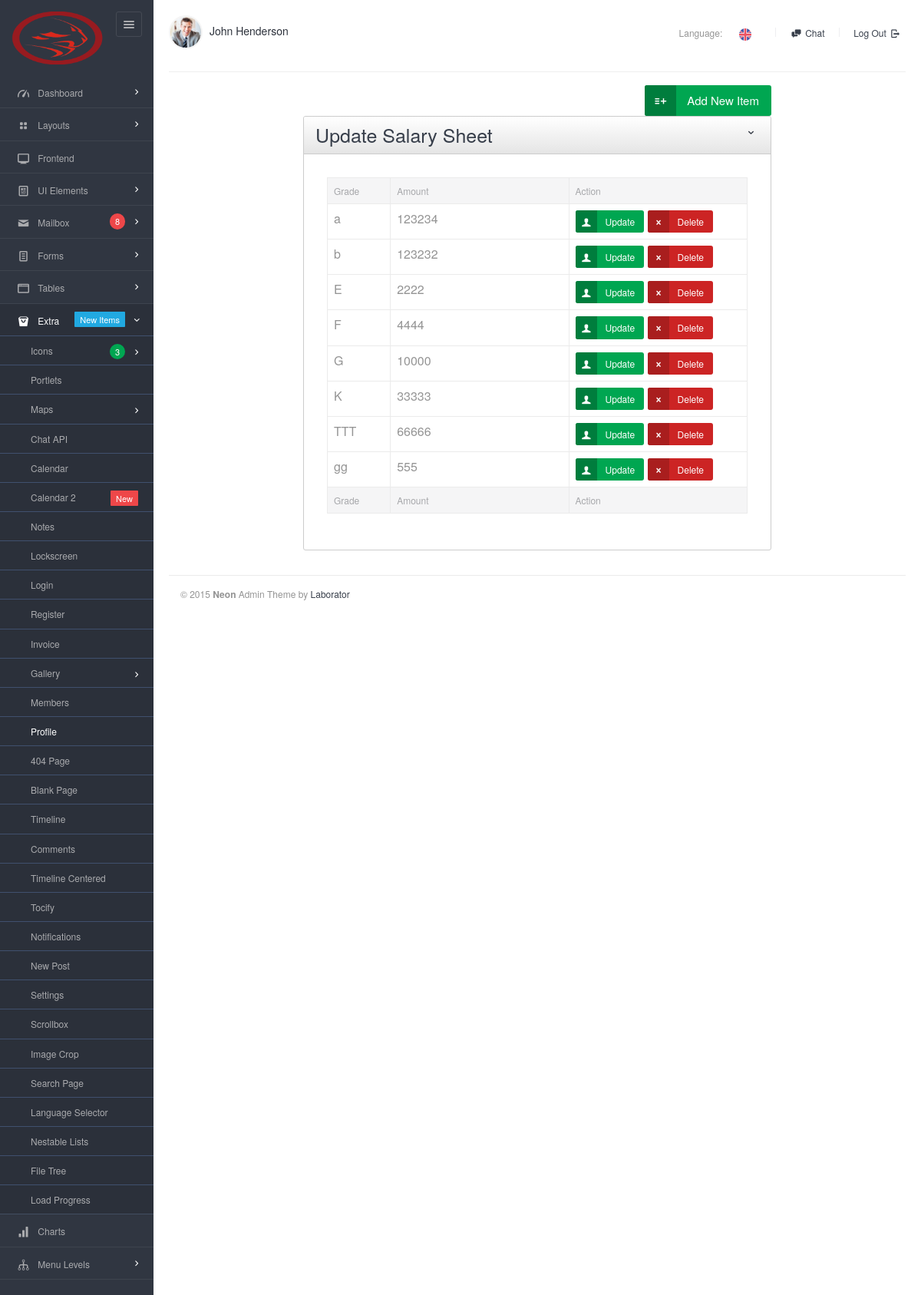
Page /views/salary/index.php on the committed database.
### tables this page shows
CREATE TABLE `salary_sheet` (
  `id` int(11) NOT NULL,
  `title` varchar(255) DEFAULT NULL,
  `amount` float DEFAULT NULL
);

### views/salary/index.php (the view, shortened to what the rows shown need)
<?php
$objEmployee = new Employee();
$allData = $objEmployee->index();
$allData1 = $objEmployee->salarysheet();
?>
<!DOCTYPE html>
<html lang="en">
<head>
    <link rel="stylesheet" href="../../assets/js/jquery-ui/css/no-theme/jquery-ui-1.10.3.custom.min.css">
    <link rel="stylesheet" href="../../assets/css/font-icons/entypo/css/entypo.css">
    <link rel="stylesheet" href="../../assets/css/bootstrap.css">
    <link rel="stylesheet" href="../../assets/css/core.css">
    <link rel="stylesheet" href="../../assets/css/theme.css">
    <link rel="stylesheet" href="../../assets/css/forms.css">
    <link rel="stylesheet" href="../../assets/css/custom.css">
    <link rel="stylesheet" href="../../assets/css/sabuj.css">
</head>
<body class="page-body" data-url="http://neon.dev">
<div class="page-container">
    <div class="main-content">
        <form role="form" action="../employees/store.php" method="post" enctype="multipart/form-data" class="form-horizontal form-groups-bordered">
            <div class="col-md-8 col-sm-offset-2">
                <div class="panel panel-gradient" data-collapsed="0">
                    <div class="panel-heading">
                        <div class="panel-title"><h2> Update Salary Sheet</h2></div>
                    </div>
                    <div class="panel-body">
                        <div class="panel-body">
                            <table class="table table-bordered datatable" id="table-1">
                                <thead>
                                <tr>
                                    <th class="col-lg-1">Grade</th>
                                    <th class="col-lg-3">Amount</th>
                                    <th class="col-lg-3">Action</th>
                                </tr>
                                </thead>
                                <tbody>
                                <?php foreach($allData1 as $data){?>
                                <tr class="odd gradeX">
                                    <td><?php echo $data['title']?></td>
                                    <td><?php echo $data['amount']?></td>
                                    <td>
                                        <a href="update.php?id=<?php echo $allData->id?>" class="btn btn-success btn-md btn-icon icon-left" role="button">
                                            <i class="entypo-user"></i>
                                            Update
                                        </a>
                                        <a href="delete.php?id=<?php echo $allData->id?>" class="btn btn-danger btn-md btn-icon icon-left" role="button">
                                            <i class="entypo-cancel"></i>
                                            Delete
                                        </a>
                                    </td>
                                    <?php }?>
                                </tr>
                                </tbody>
                                <tfoot>
                                <tr>
                                    <th class="col-lg-1">Grade</th>
                                    <th class="col-lg-3">Amount</th>
                                    <th class="col-lg-3">Action</th>
                                </tfoot>
                            </table>
                        </div>
                    </div>
                </div>
            </div>
        </form>
    </div>
    <link rel="stylesheet" href="../../assets/js/selectboxit/jquery.selectBoxIt.css">
</body>
</html>

### rows in the picture
salary_sheet: title "a", amount "123234"
salary_sheet: title "b", amount "123232"
salary_sheet: title "E", amount "2222"
salary_sheet: title "F", amount "4444"
salary_sheet: title "G", amount "10000"
salary_sheet: title "K", amount "33333"
salary_sheet: title "TTT", amount "66666"
salary_sheet: title "gg", amount "555"
